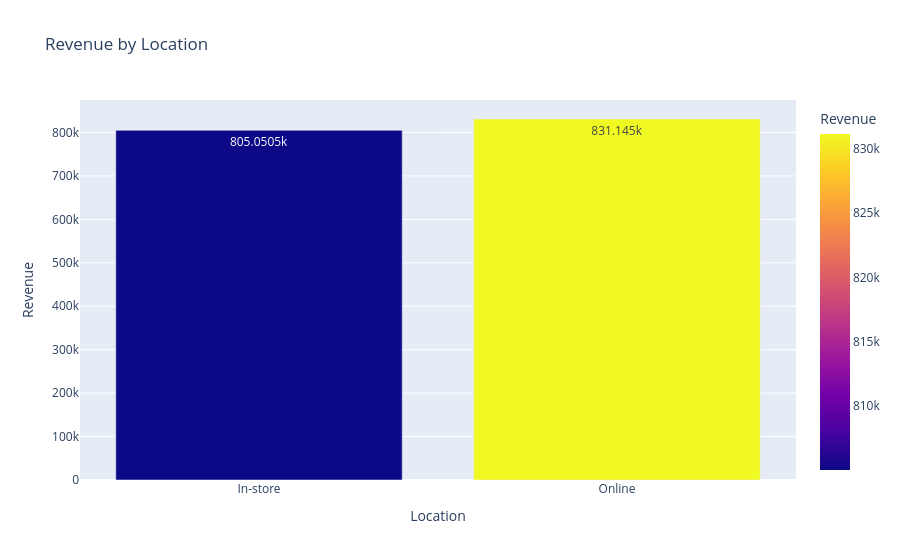

Notebook code cell kept with this figure:
### Markdown cell above
# 9. Interactive Plotly Example – Revenue by Location

### Code cell
location_revenue = df.groupby("Location")["Revenue"].sum().reset_index()

fig = px.bar(location_revenue, x="Location", y="Revenue", color="Revenue",
             title="Revenue by Location", text_auto=True)
fig.show()

### Figure 1 — Plotly figure (JSON) as saved in the notebook; plotly's stock layout.template omitted (floating-point values rounded to 4 significant figures)
{"data": [{"alignmentgroup": "True", "hovertemplate": "Location=%{x}<br>Revenue=%{marker.color}<extra></extra>", "legendgroup": "", "marker": {"color": [805100.0, 831145], "coloraxis": "coloraxis", "pattern": {"shape": ""}}, "name": "", "offsetgroup": "", "orientation": "v", "showlegend": false, "textposition": "auto", "texttemplate": "%{y}", "type": "bar", "x": ["In-store", "Online"], "xaxis": "x", "y": [805100.0, 831145], "yaxis": "y"}], "layout": {"barmode": "relative", "coloraxis": {"colorbar": {"title": {"text": "Revenue"}}, "colorscale": [[0, "#0d0887"], [0.1111, "#46039f"], [0.2222, "#7201a8"], [0.3333, "#9c179e"], [0.4444, "#bd3786"], [0.5556, "#d8576b"], [0.6667, "#ed7953"], [0.7778, "#fb9f3a"], [0.8889, "#fdca26"], [1, "#f0f921"]]}, "legend": {"tracegroupgap": 0}, "title": {"text": "Revenue by Location"}, "xaxis": {"anchor": "y", "domain": [0, 1], "title": {"text": "Location"}}, "yaxis": {"anchor": "x", "domain": [0, 1], "title": {"text": "Revenue"}}}}
